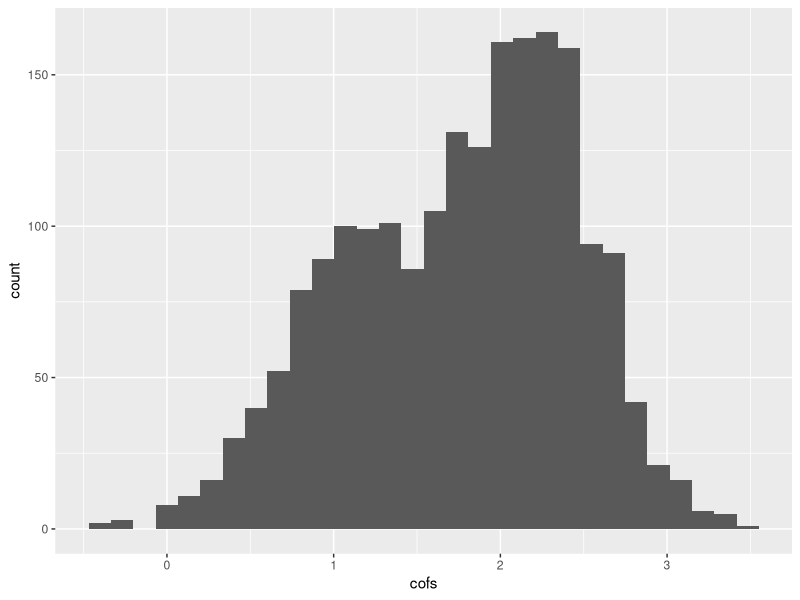
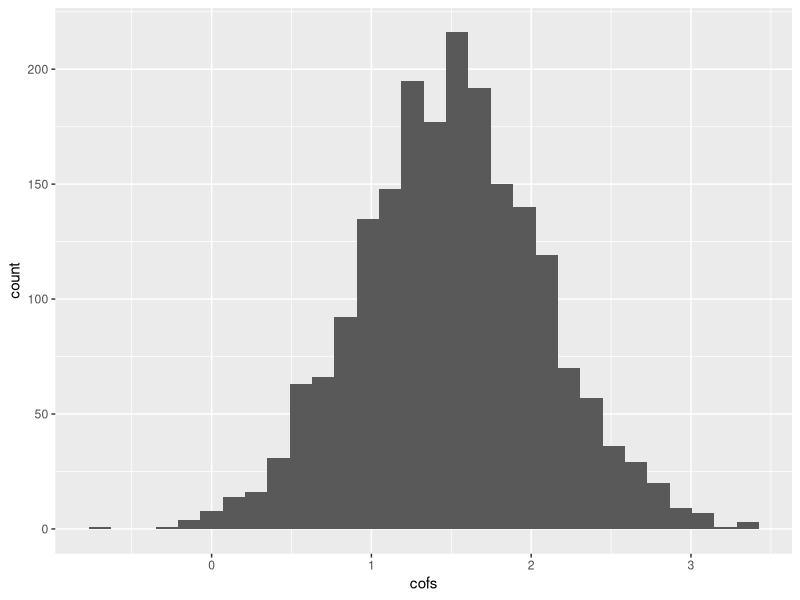

Recreate these plots in R, in order.
## ---- chunk 1

library(ggplot2)

## ---- chunk 2

set.seed(2126111)

cofs <- rep(NA,2000)
dropped <- rep(NA,2000)

for(i in 1:2000){
  x <- rnorm(100)
  trat <- 2*x + rnorm(100)
  trat  <- trat > 0
  y <- 1.5*trat + 0.5*x + rnorm(100,sd=2)
  reg <- lm(y ~ x + trat)
  p_val <- summary(reg)$coefficients[2,4] 
  if(p_val < 0.05){
    cofs[i] <- coef(reg)[3]
    dropped[i] <- 0
  } else {
    reg <- lm(y ~ trat)
    cofs[i] <- coef(reg)[2]
    dropped[i] <- 1
  }
}

## ---- chunk 3

cofs_df <- data.frame(cofs = cofs)

ggplot(cofs_df,aes(cofs)) + geom_histogram()

## ---- chunk 4

p_vals <- rep(NA,2000)
dropped <- rep(NA,2000)

for(i in 1:2000){
  x <- rnorm(100)
  trat <- 2*x + rnorm(100)
  trat  <- trat > 0
  y <- 0.5*x + rnorm(100,sd=2)
  reg <- lm(y ~ x + trat)
  p_val <- summary(reg)$coefficients[2,4] 
  if(p_val < 0.05){
    p_vals[i] <- summary(reg)$coefficients[3,4]
    dropped[i] <- 0
  } else {
    reg <- lm(y ~ trat)
    p_vals[i] <- summary(reg)$coefficients[2,4]
    dropped[i] <- 1
  }
}

pp <- mean(p_vals < 0.05)

## ---- chunk 5

cofs <- rep(NA,2000)
dropped <- rep(NA,2000)

for(i in 1:2000){
  x <- rnorm(100)
  trat <- 2*x + rnorm(100)
  trat  <- trat > 0
  y <- 1.5*trat + 0.5*x + rnorm(100,sd=2)
  reg <- lm(y ~ x + trat)
  p_val <- summary(reg)$coefficients[2,4] 
  reg2 <- lm(trat ~ x)
  p_val2 <- summary(reg2)$coefficients[2,4] 
  if(p_val < 0.05 || p_val2 < 0.05){
    cofs[i] <- coef(reg)[3]
    dropped[i] <- 0
  } else {
    reg <- lm(y ~ trat)
    cofs[i] <- coef(reg)[2]
    dropped[i] <- 1
  }
}

## ---- chunk 6

cofs_ds_df <- data.frame(cofs = cofs)

ggplot(cofs_ds_df,aes(cofs)) + geom_histogram()

## ---- chunk 7

p_vals <- rep(NA,2000)
dropped <- rep(NA,2000)

for(i in 1:2000){
  x <- rnorm(100)
  trat <- 2*x + rnorm(100)
  trat  <- trat > 0
  y <- 0.5*x + rnorm(100,sd=2)
  reg <- lm(y ~ x + trat)
  p_val <- summary(reg)$coefficients[2,4] 
  reg2 <- lm(trat ~ x)
  p_val2 <- summary(reg2)$coefficients[2,4] 
  if(p_val < 0.05 || p_val2 < 0.05){
    p_vals[i] <- summary(reg)$coefficients[3,4]
    dropped[i] <- 0
  } else {
    reg <- lm(y ~ trat)
    p_vals[i] <- summary(reg)$coefficients[2,4]
    dropped[i] <- 1
  }
}

pp <- mean(p_vals < 0.05)

